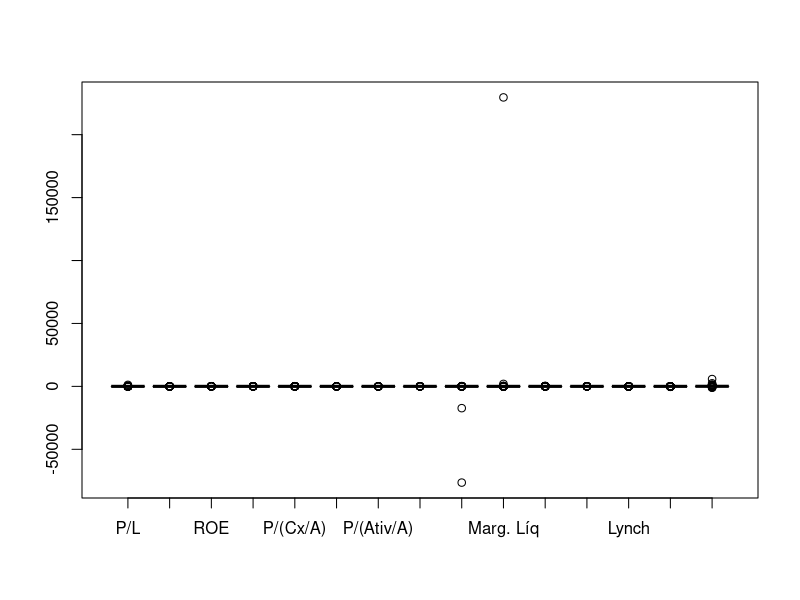
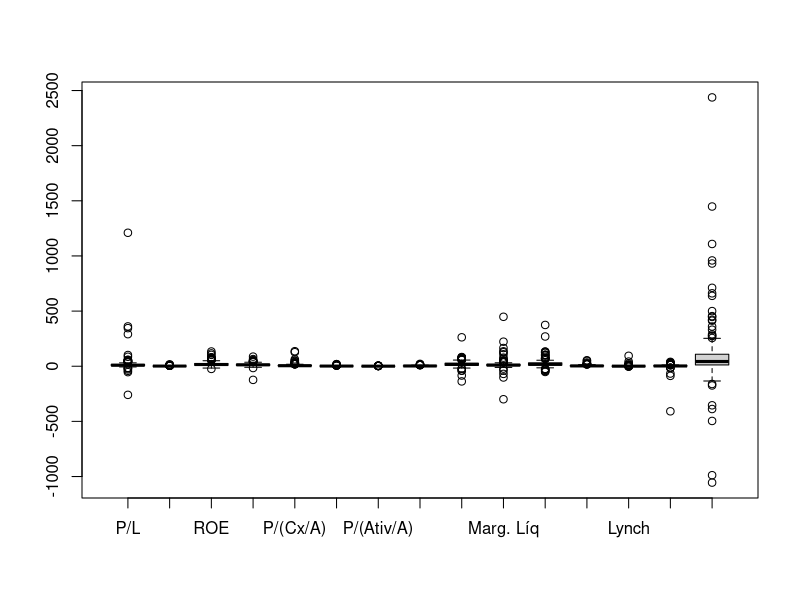

Source code (R) for these figures, in order:

library(tidyverse)
library(gridExtra)


df_tri = read.csv("data/acoesb3.csv")

df_day = read.csv("data/acoesb3cot.csv")


#gridExtra::grid.table(df_day %>% slice(1:20)) # para plotar o db

ult_cot = cod = cotAtual = divY = c()
  
  for (i in 1:length(df_day[,"ultCot"])){
    if (df_day[i,"cod"] %in% cod){
      j = match(df_day[i,"cod"], cod)
        if (df_day[i,"ultCot"]>df_day[j,"ultCot"]){
          ult_cot = ult_cot[-j]; cod = cod[-j]; cotAtual = cotAtual[-j];
          divY = divY[-j]
          
          ult_cot = c(ult_cot, df_day[i,"ultCot"])
          cod = c(cod, df_day[i,"cod"])
          cotAtual = c(cotAtual, df_day[i,"cotAtual"])
          divY = c(divY, df_day[i, "divYield"])
        }
    } else {
      ult_cot = c(ult_cot, df_day[i,"ultCot"])
      cod = c(cod, df_day[i,"cod"])
      cotAtual = c(cotAtual, df_day[i,"cotAtual"])
      divY = c(divY, df_day[i, "divYield"])
    }
    
    
  }
  df_day_fil = data.frame(cod, cotAtual, divY, ult_cot)

  
  ult_bal = codigo = roic = cres_rec5 = n_ac = divb = disp = ativc = c();
  ativ = patl = recl12 = ebit12 = Lucl12 = recl3 = c()
  
  ult_cot_t = cotAtual_t = divY_t = c()
  for (i in 1:length(df_tri[,"ultBal"])){
    if (df_tri[i,"ultBal"] == "2022-09-30"){
      j = match(df_tri[i,"codigo"], cod)
      ult_cot_t = c(ult_cot_t, ult_cot[j])
      cotAtual_t = c(cotAtual_t, cotAtual[j])
      ult_bal =  c(ult_bal, df_tri[i,"ultBal"])
      codigo = c(codigo, df_tri[i,"codigo"])
      roic = c(roic, df_tri[i,"roic"])
      cres_rec5 = c(cres_rec5, df_tri[i,"cresRec5a"])
      divY_t = c(divY_t, divY[j])
      n_ac = c(n_ac, df_tri[i,"nAcoes"])
      divb = c(divb, df_tri[i,"divBruta"])
      disp = c(disp, df_tri[i,"disponib"])
      ativc = c(ativc, df_tri[i,"ativCirc"])
      ativ = c(ativ, df_tri[i,"ativos"])
      patl = c(patl, df_tri[i,"patLiq"])
      recl12 = c(recl12, df_tri[i,"recLiq12m"])
      ebit12 = c(ebit12, df_tri[i,"ebit12m"])
      Lucl12 = c(Lucl12, df_tri[i,"LucLiq12m"])
      recl3 = c(recl3, df_tri[i,"recLiq3m"])
  }
}
ult_bal_dates = c()
for (i in df_tri[,"ultBal"]){
  if (i %in% ult_bal_dates){}
  else{
    ult_bal_dates = c(ult_bal_dates, i)
  }
}
per = c()
for (i in length(df_tri[,"ultBal"])){
  j = match(df_tri[i,"ultBal"], ult_bal_dates)
    per = c(per,data.frame(ult_bal, codigo, roic, cres_rec5, n_ac, divb, disp,
                           ativc, ativ, patl, recl12, ebit12, Lucl12, recl3))
}

df_tri_3t22 = data.frame(ult_cot_t, cotAtual_t, ult_bal, codigo, roic, cres_rec5,
                         divY_t, n_ac, divb, disp,
                         ativc, ativ, patl, recl12, ebit12, Lucl12, recl3,
                         row.names = codigo)

#gridExtra::grid.table(df_tri_3t22 %>% slice(1:20))


pl = round(cotAtual_t/(Lucl12/n_ac), 2)
pv = round(cotAtual_t/(patl/n_ac), 2)
roe = round((Lucl12/patl)*100, 2)
roic = round(roic, 2)
p_cxa = round(cotAtual_t/(disp/n_ac), 2)
p_ativc = round(cotAtual_t/(ativc/n_ac), 2)
p_ativ = round(cotAtual_t/(ativ/n_ac), 2)
div_cxa = round(divb/disp, 2)
marg_ebit = round((ebit12/recl12)*100, 2)
marg_liq = round((Lucl12/recl12)*100, 2)
cres_rec5 = round(cres_rec5, 2)
divY_t = round(divY_t, 2)
lynch = round((divY_t+(cres_rec5/5))/pl, 2)
per_res = round(disp/(recl12/12 - Lucl12/12), 2)
div_lucm = round(divb/(Lucl12/12), 2)


crit = data.frame(pl ,pv ,roe ,roic ,p_cxa ,p_ativc ,p_ativ , div_cxa,
                  marg_ebit ,marg_liq ,cres_rec5 ,divY_t ,lynch ,per_res ,
                  div_lucm, row.names = codigo)


rmv_inf_values_row = function(df){
  for (r in 1:length(df[,1])){
    if (is.na(match(Inf, df[r,])) || is.na(match(Inf, df[r,]))){
      
    } else {
      df = df[-r,]
    }
    
  }
  return(df)
}

rmv_neg_pl = function(df){
  for (r in 1:length(df[,match("P/L",colnames(df))])){
    if (!is.na(df[r,match("P/L",colnames(df))])){
      if (df[r,match("P/L",colnames(df))] < 0){
        df = df[-r,]
      }
    }
  }
  return(df)
}

rmv_neg_pvpa = function(df){
  for (r in 1:length(df[,match("P/VPA",colnames(df))])){
    if (!is.na(df[r,match("P/VPA",colnames(df))])){
      if (df[r,match("P/VPA",colnames(df))] < 0){
        df = df[-r,]
      }
    }
  }
  return(df)
}

colnames(crit) = c("P/L", "P/VPA",
                   "ROE",
                   "ROIC",
                   "Preço/(Caixa/Ação)", "Preço/(Ativos Circulantes/Ação)",
                   "Preço/(Ativos/Ação)", "Dív Bruta/Caixa", "Mar. EBITDA",
                   "Marg. Líquida", "Cresc. Rec. (5 Anos)",
                   "Dividendyield", "Lynch",
                   "Per. Resistência",
                   "Dív. Bruta/Lucro Mensal")

crit = rmv_inf_values_row(crit)
length(crit[,1])
crit = rmv_neg_pl(crit)
length(crit[,1])
crit = rmv_neg_pvpa(crit)
length(crit[,1])






#gridExtra::grid.table(crit %>% slice(1:20))

apply(crit, 2, shapiro.test)

emp_lucpat_neg = c()
for(r in 1:length(df_tri_3t22[,1])){
  if(df_tri_3t22[r,'Lucl12'] < 0 && df_tri_3t22[r,'patl'] < 0){
    emp_lucpat_neg = c(emp_lucpat_neg, df_tri_3t22[r, 'codigo'])
    }
}

length(emp_lucpat_neg)
roe_err = c()
for (r in emp_lucpat_neg){
  roe_err = c(roe_err,(df_tri_3t22[r,"Lucl12"]/df_tri_3t22[r,'patl'])*100)
}

emp_lucpat_neg[match(max(roe_err), roe_err)] ## empresa com o maior roe falso


## retirando os roes falsos

length(crit[,1])

for (r in 1:length(crit$ROE)){
  if (row.names(crit)[r] %in% emp_lucpat_neg){
    print(row.names(crit)[r]) #empresa retirada (tinha passado pelos
                              #2 filtros anteriores)
    crit = crit[-r,]
  }
}

length(crit[,1])

boxplot(crit, outline = T, names = c("P/L", "P/VPA",
                                     "ROE",
                                     "ROIC",
                                     "P/(Cx/A)", "P/(Ativ Circ/A)",
                                     "P/(Ativ/A)", "Dív Bruta/Cx", "Mar. EBIT",
                                     "Marg. Líq", "Cresc.Rec.5A",
                                     "Dividendyield", "Lynch",
                                     "Per.Res",
                                     "Dív.Br/Luc Mens"))


## Retirando max(marg. liq)

row.names(crit)[match(max(crit$`Marg. Líquida`),crit$`Marg. Líquida`)]

crit = crit[-match(max(crit$`Marg. Líquida`), crit$`Marg. Líquida`),]


## retirando min(marg. ebitda)

row.names(crit)[match(min(crit$`Mar. EBITDA`),crit$`Mar. EBITDA`)]

crit = crit[-match(min(crit$`Mar. EBITDA`), crit$`Mar. EBITDA`),]

## retirando max(div/lucm)

row.names(crit)[match(max(crit$`Dív. Bruta/Lucro Mensal`),crit$`Dív. Bruta/Lucro Mensal`)]

crit = crit[-match(max(crit$`Dív. Bruta/Lucro Mensal`), crit$`Dív. Bruta/Lucro Mensal`),]



boxplot(crit, outline = T, names = c("P/L", "P/VPA",
                                     "ROE",
                                     "ROIC",
                                     "P/(Cx/A)", "P/(Ativ Circ/A)",
                                     "P/(Ativ/A)", "Dív Bruta/Cx", "Mar. EBIT",
                                     "Marg. Líq", "Cresc.Rec.5A",
                                     "Dividendyield", "Lynch",
                                     "Per.Res",
                                     "Dív.Br/Luc Mens") )

